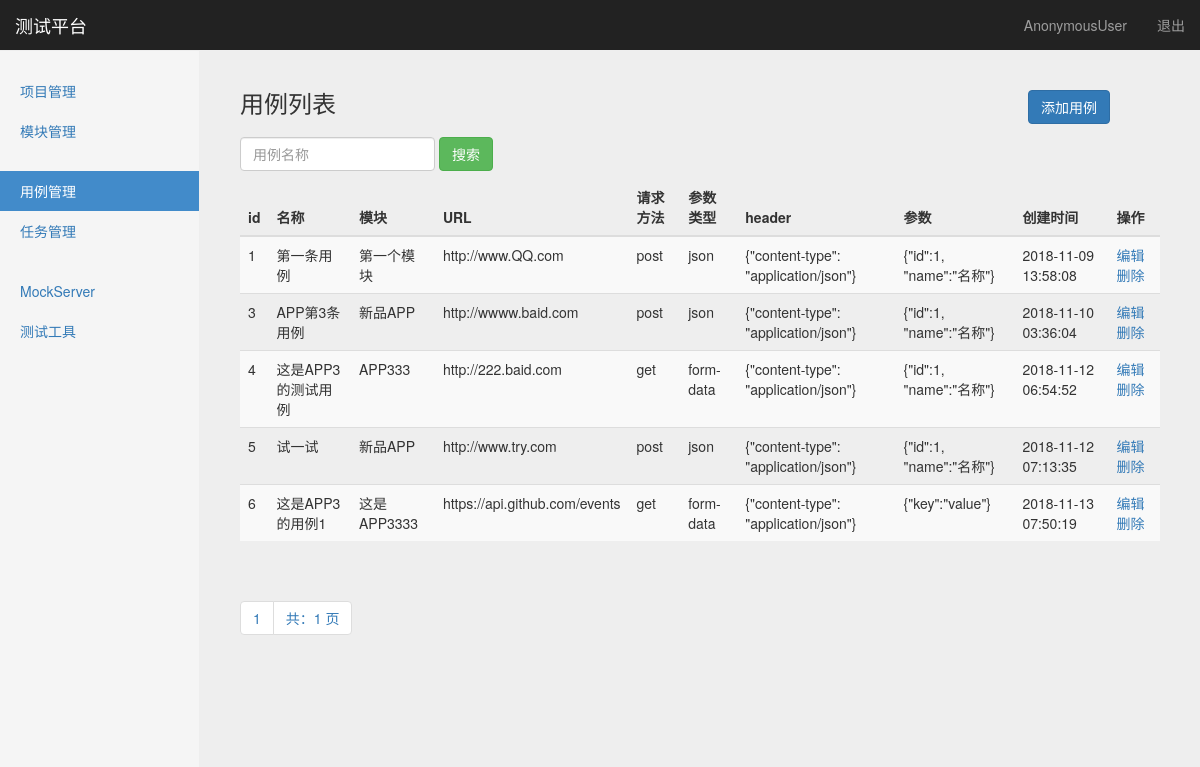
/interface/case_manage/, run on an earlier commit of the app's database.
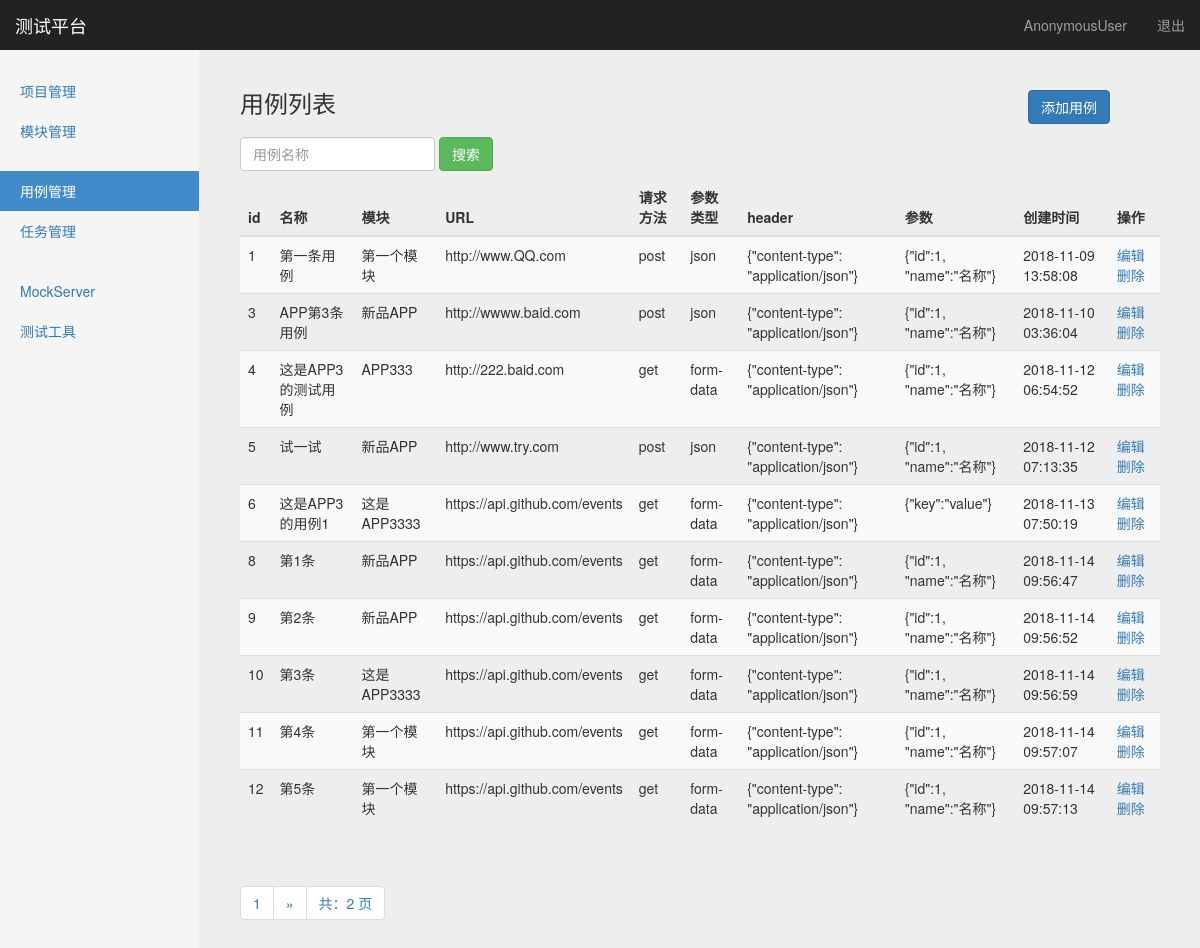
And on a later commit of the database.
### interface_app/models.py (models this page shows, shortened)
class TestCase(models.Model):
    module = models.ForeignKey(Module, on_delete=models.CASCADE)
    name = models.CharField("名称", max_length=100, blank=False, default="")
    url = models.TextField("URL", default="")
    req_method = models.CharField("方法", max_length=10, default="")
    req_type = models.CharField("参数类型", max_length=10, default="")
    req_header = models.TextField("header", default="")
    req_parameter = models.TextField("参数", default="")
    response_assert = models.TextField("断言", default="")
    create_time = models.DateTimeField("创建时间", auto_now_add=True)

### project_app/models.py (models this page shows)
class Module(models.Model):
    project = models.ForeignKey(ProjectManage, on_delete=models.CASCADE)
    title = models.CharField("名称", max_length=100, blank=False, default="")  # 名称
    description = models.TextField("描述", max_length=100, default="")  # 描述
    create_time = models.DateTimeField("创建时间", auto_now_add=True)  # 创建时间
    def __str__(self):
        return self.title

### interface_app/views/testcase_views.py (the view)
# urls.py: path('case_manage/', testcase_views.case_manage),
def case_manage(request):
    cases_list = TestCase.objects.get_queryset().order_by('id')
    paginator = Paginator(cases_list, 10)
    page = request.GET.get("page")
    try:
        contacts = paginator.page(page)
    except PageNotAnInteger:
        contacts = paginator.page(1)
    except EmptyPage:
        contacts = paginator.page(paginator.num_pages)
    return render(request, "case_manage.html",
                  {"cases": contacts,
                   "type": "list"})

### templates/case_manage.html (shortened to what this page needs)
{% extends "base.html" %}
{% block content %}
  <body>
    <nav class="navbar navbar-inverse navbar-fixed-top">
      <div class="container-fluid">
        <div class="navbar-header">
          <a class="navbar-brand" href="#">测试平台</a>
        </div>
        <div id="navbar" class="navbar-collapse collapse">
          <ul class="nav navbar-nav navbar-right">
            <li><a href="#">{{ user }}</a></li>
            <li><a href="/logout/">退出</a></li>
          </ul>
        </div>
      </div>
    </nav>
    <div class="container-fluid">
      <div class="row">
        <div class="col-sm-3 col-md-2 sidebar">
          <ul class="nav nav-sidebar">
            <li> <a href="/manage/project_manage/">项目管理</a></li>
            <li><a href="/manage/module_manage/">模块管理</a></li>
          </ul>
          <ul class="nav nav-sidebar">
            <li class="active"><a href="#">用例管理</a></li>
            <li><a href="">任务管理</a></li>
          </ul>
          <ul class="nav nav-sidebar">
            <li><a href="">MockServer</a></li>
            <li><a href="">测试工具</a></li>
          </ul>
        </div>
        {% if type == 'list'%}
        <div class="col-sm-9 col-sm-offset-3 col-md-10 col-md-offset-2 main">
         <div>
          <h3 class="sub-header">用例列表
                <button type="button" class="btn btn-primary" style="float: right;margin-right: 50px;"
                onclick="window.location.href='/interface/debug/'">添加用例</button>
          </h3>
                <form class="navbar-form" method="get" action="/interface/search_case_name/" style="padding-left: 0px;">
                    <div class="form-group">
                        <input name="case_name" type="text" placeholder="用例名称" class="form-control">
                    </div>
                    <button type="submit" class="btn btn-success">搜索</button>
                </form>
         </div>
          <div class="table-responsive">
            <table class="table table-striped">
              <thead>
                <tr>
                  <th>id</th>
                  <th>名称</th>
                  <th>模块</th>
                  <th>URL</th>
                  <th>请求方法</th>
                  <th>参数类型</th>
                  <th>header</th>
                  <th>参数</th>
                  <th>创建时间</th>
                  <th>操作</th>
                </tr>
              </thead>
              <tbody>
                {% for case in cases %}
                  <tr>
                    <td>{{ case.id }}</td>
                    <td>{{ case.name }}</td>
                    <td>{{ case.module }}</td>
                    <td>{{ case.url }}</td>
                    <td>{{ case.req_method }}</td>
                    <td>{{ case.req_type }}</td>
                    <td>{{ case.req_header }}</td>
                    <td>{{ case.req_parameter }}</td>
                    <td>{{ case.create_time | date:"Y-m-d H:i:s" }}</td>
                    <td>
                      <a href="/interface/edit_case/{{case.id}}/">编辑</a>&ensp;
                      <a href="/interface/delete_case/{{case.id}}/">删除</a>
                    </td>
                  </tr>
                {% endfor %}
              </tbody>
            </table>
               <div class="pagination">
                  <span class="step-links">
                    <ul class="pagination">
                       <li><a href="#">{{ cases.number }}</a></li>
                      {% if cases.has_next %}
                        {% if search %}
                           <li><a href="?search={{ search }}&page={{ cases.next_page_number }}">&raquo;</a></li>
                        {% else %}
                           <li><a href="?page={{ cases.next_page_number }}">&raquo;</a></li>
                        {% endif %}
                      {% endif %}
                      <li><a href="#">共：{{ cases.paginator.num_pages }} 页</a></li>
                    </ul>
                  </span>
               </div>
          </div>
        </div>
      {% endif %}
      <div class="col-sm-9 col-sm-offset-3 col-md-10 col-md-offset-2 main">
      </div>
           </div>
      </div>
  </body>
{% endblock %}

### templates/base.html (shortened to what this page needs)
<!DOCTYPE html>
<html lang="zh-CN">
<head>
  {% load static %}
  <link href="{% static  'css/bootstrap.min.css'%}" rel="stylesheet">
  <link href="{% static 'css/signin.css' %}" rel="stylesheet">
  <link href="{%static 'css/dashboard.css'%}" rel="stylesheet">
</head>
<body>
{% block content %}
{% endblock %}
</body>
</html>

### static/css/signin.css (style rules this page uses)
body { padding-top: 40px; padding-bottom: 40px; background-color: #eee; }

### static/css/dashboard.css (style rules this page uses)
body { padding-top: 50px; }
.sub-header { padding-bottom: 10px; border-bottom: 1px solid #eee; }
.navbar-fixed-top { border: 0; }
.sidebar { display: none; }
@media (min-width: 768px) { .sidebar { position: fixed; top: 51px; bottom: 0; left: 0; z-index: 1000; display: block; padding: 20px; overflow-x: hidden; overflow-y: auto; background-color: #f5f5f5; border-right: 1px solid #eee; } }
.nav-sidebar { margin-right: -21px; margin-bottom: 20px; margin-left: -20px; }
.nav-sidebar > li > a { padding-right: 20px; padding-left: 20px; }
.nav-sidebar > .active > a, .nav-sidebar > .active > a:hover, .nav-sidebar > .active > a:focus { color: #fff; background-color: #428bca; }
.main { padding: 20px; }
@media (min-width: 768px) { .main { padding-right: 40px; padding-left: 40px; } }

What changed in the data, as far as the page shows it:
added TestCase: id "8", name "第1条", module "新品APP", url "https://api.github.com/events", req_method "get", req_type "form-data", req_header "{\"content-type\": \"application/json\"}", req_parameter "{\"id\":1, \"name\":\"名称\"}", create_time "2018-11-14 09:56:47"
added TestCase: id "9", name "第2条", module "新品APP", url "https://api.github.com/events", req_method "get", req_type "form-data", req_header "{\"content-type\": \"application/json\"}", req_parameter "{\"id\":1, \"name\":\"名称\"}", create_time "2018-11-14 09:56:52"
added TestCase: id "10", name "第3条", module "这是APP3333", url "https://api.github.com/events", req_method "get", req_type "form-data", req_header "{\"content-type\": \"application/json\"}", req_parameter "{\"id\":1, \"name\":\"名称\"}", create_time "2018-11-14 09:56:59"
added TestCase: id "11", name "第4条", module "第一个模块", url "https://api.github.com/events", req_method "get", req_type "form-data", req_header "{\"content-type\": \"application/json\"}", req_parameter "{\"id\":1, \"name\":\"名称\"}", create_time "2018-11-14 09:57:07"
added TestCase: id "12", name "第5条", module "第一个模块", url "https://api.github.com/events", req_method "get", req_type "form-data", req_header "{\"content-type\": \"application/json\"}", req_parameter "{\"id\":1, \"name\":\"名称\"}", create_time "2018-11-14 09:57:13"
Also different on the page:
{{ cases.paginator.num_pages }}: "1" → "2"
